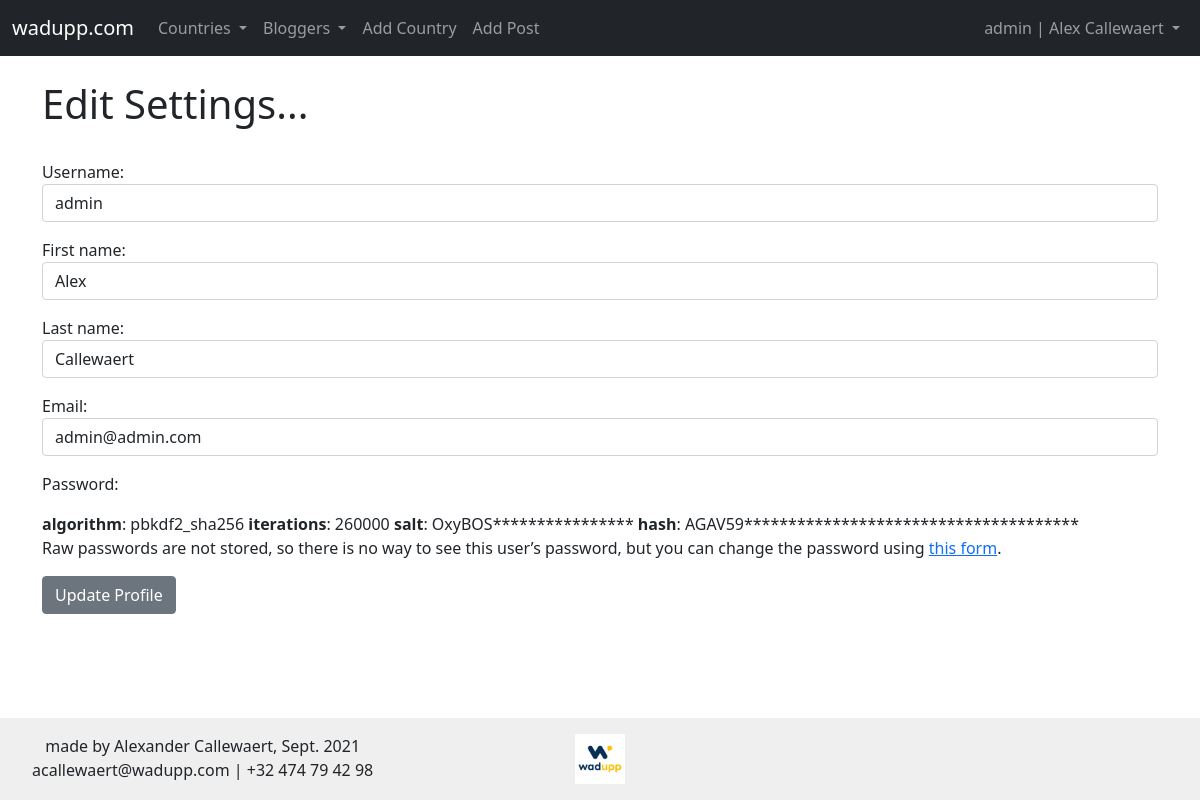
Screenshot of /members/edit_profile/ (signed in) with the database file from the repository.
### myblog/models.py (models this page shows)
class User(AbstractUser):
   Allow_to_post = models.BooleanField(default=False)

### members/views.py (the view)
# urls.py: path('edit_profile/', UserEditView.as_view(), name = "edit_profile"),
class UserEditView(generic.UpdateView):
	form_class = EditProfileForm
	template_name = 'registration/edit_profile.html'
	success_url = reverse_lazy('home')
	def get_object(self):
		return self.request.user

### members/forms.py
class EditProfileForm(UserChangeForm):
	email = forms.EmailField(widget = forms.EmailInput(attrs = {'class': 'form-control'}))
	first_name = forms.CharField(max_length = 100, widget = forms.TextInput(attrs = {'class': 'form-control'}))
	last_name = forms.CharField(max_length = 100, widget = forms.TextInput(attrs = {'class': 'form-control'}))
	username = forms.CharField(max_length = 100, widget = forms.TextInput(attrs = {'class': 'form-control'}))
	class Meta:
		model = User
		fields = ('username', 'first_name', 'last_name', 'email', 'password')

### members/templates/registration/edit_profile.html (shortened to what this page needs)
{% extends 'base.html' %}
{% block content %}
<h1>Edit Settings...</h1>
<br/>
<div class = "form-group">
	<form method = "POST">
		{{ form.as_p }}
		<button class="btn btn-secondary">Update Profile</button>
</div>
<br/><br/>
{% endblock %}

### myblog/templates/base.html (shortened to what this page needs)
<!doctype html>
<html lang="en">
  <head>
    <link href="https://cdn.jsdelivr.net/npm/bootstrap@5.1.1/dist/css/bootstrap.min.css" rel="stylesheet">
  </head>
  <body>
    <nav class="navbar navbar-expand-lg navbar-dark bg-dark">
  <div class="container-fluid">
    <a class="navbar-brand" href="{% url 'home' %}">wadupp.com</a>
    <div class="collapse navbar-collapse" id="navbarSupportedContent">
      <ul class="navbar-nav me-auto mb-2 mb-lg-0">
        <li class="nav-item dropdown">
          <a class="nav-link dropdown-toggle" href="#" id="navbarDropdown" role="button" data-bs-toggle="dropdown" aria-expanded="false">
            Countries
          </a>
        </li>
        <li class="nav-item dropdown">
          <a class="nav-link dropdown-toggle" href="#" id="navbarDropdown1" role="button" data-bs-toggle="dropdown" aria-expanded="false">
            Bloggers
          </a>
        </li>
        {% if user.is_authenticated %}
          {% if user.Allow_to_post %}
            <li class="nav-item">
              <a class="nav-link" href="{% url 'add_category' %}">Add Country</a>
            </li>
            <li class="nav-item">
              <a class="nav-link" href="{% url 'add_post' %}">Add Post</a>
            </li>
          {% endif %}
        {% endif %}
      </ul>
  {% if user.is_authenticated %}
      <ul class="navbar-nav ml-auto mb-2 mb-lg-0">
        <li class="nav-item dropdown">
            <a class="nav-link dropdown-toggle" href="#" id="navbarDropdown" role="button" data-bs-toggle="dropdown" aria-expanded="false">
              {{ user.username }} | {{ user.first_name }} {{ user.last_name }}
            </a>
        </li>
      </ul>
  {% endif %}
    </div>
  </div>
</nav>
    <br/>
    <div class = "container">
      {% block content %}
      {% endblock %}
    </div>
  </body>
  <br>
  <br>
  <br>
  <br>
<footer>
  <div class="row">
    <div class="col-md-4" align="center">
      made by Alexander Callewaert, Sept. 2021 <br/>
      acallewaert@wadupp.com | +32 474 79 42 98
    </div>
    <div class="col-md-4" align="center"><img src="/media/images/profile/Wadupp_white_BG.png" width = 50 height = 50></div>
    <div class="col-md-4" align="center">
    </div>
  </div>
</footer>
</html>

### myblog/templates/base.html (style rules this page uses)
footer { position: fixed; right: 0; bottom: 0; left: 0; width:100%; padding: 1rem; background-color: #efefef; text-align: center; }

### rows the page displays
User: username "admin", first_name "Alex", last_name "Callewaert", email "admin@admin.com"
